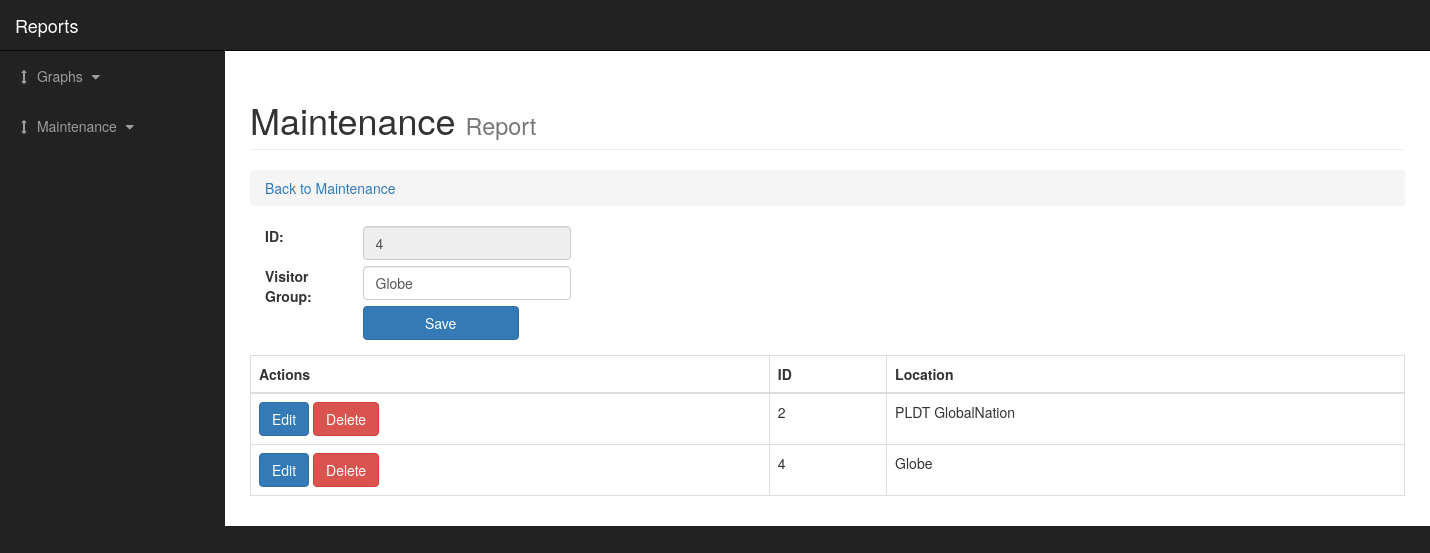
Page /user/maintenance/group_update.php?id=4 on the committed database.
### tables this page shows
CREATE TABLE `tblgroup` (
  `GroupID` int(20) NOT NULL,
  `GroupName` varchar(50) NOT NULL,
  `GroupCTR` int(20) NOT NULL,
  `GroupIsActive` tinyint(1) NOT NULL
);

### user/maintenance/group_update.php (the view, shortened to what this page needs)
<?php
require_once('../../database/config.php');
?>
<!DOCTYPE html>
<html lang="en">
<head>
	<link href="../../css/bootstrap.min.css" rel="stylesheet">
	<link href="../../css/sb-admin.css" rel="stylesheet">
	<link href="../../font-awesome/css/font-awesome.min.css" rel="stylesheet" type="text/css">
</head>
<body>
	<form method="post">
		<div id="wrapper">
			<nav class="navbar navbar-inverse navbar-fixed-top" role="navigation">
				<div class="navbar-header">
					<a class="navbar-brand" href="../index.php">Reports</a>
				</div>
				<div class="collapse navbar-collapse navbar-ex1-collapse">
					<ul class="nav navbar-nav side-nav">
						<li>
							<a href="javascript:;" data-toggle="collapse" data-target="#demo"><i class="fa fa-fw fa-arrows-v"></i> Graphs <i class="fa fa-fw fa-caret-down"></i></a>
						</li>
						<li>
							<a href="javascript:;" data-toggle="collapse" data-target="#main"><i class="fa fa-fw fa-arrows-v"></i> Maintenance <i class="fa fa-fw fa-caret-down"></i></a>
						</li>
					</ul>
				</div>
			</nav>
			<div id="page-wrapper">
				<div class="container-fluid">
					<div class="row">
						<div class="col-lg-12">
							<h1 class="page-header">
								Maintenance
								<small>Report</small>
							</h1>
							<ol class="breadcrumb">
								<li class="active">
									<a href="../index.php"> Back to Maintenance </a>
								</li>
							</ol>
						</div>
					</div>
					<?php
					$id = $_GET['id'];
					if(isset($id)){
						$sql = "SELECT * FROM ict_database.tblgroup WHERE GroupID = '$id'";
						$query = mysqli_query($conn,$sql);
						$data=mysqli_fetch_array($query);
						?>
						<div class="container form-group" >
							<div class="row">
								<div class="col-xs-1">
									<label>ID: &nbsp;</label>
								</div>
								<div class="col-xs-11">
									<input name ="txtGrpID" class="form-control" type="text" style="width:20%" value="<?php echo $data['GroupID']?>"  readonly>
								</div>
								<br><br>
								<div class="col-xs-1">
									<label>Visitor Group: &nbsp;</label>
								</div>
								<div class="col-xs-11">
									<input name="txtNameGrp" class="form-control disabled" type="text" style="width:20%" value="<?php echo $data['GroupName']?>">
								</div><br><br>
								<div class="col-xs-11 offset col-xs-.5">
									<input class="btn btn-primary" style="width:15%!important;" name="btnSubmit" id="btnSubmit" value="Save" type="submit">
								</div>
							</div>
						</div>
						<?php
					}
					else{
						echo "<script>location.href='vgroup.php'</script>";
					}
					?>
					<div class="table-responsive">
						<table class="table table-bordered table-hover">
							<thead>
								<tr>
									<th>Actions</th>
									<th>ID</th>
									<th>Location</th>
								</tr>
							</thead>
							<tbody>
								<?php
								$sql = "SELECT * FROM ict_database.tblgroup WHERE GroupIsActive = 1";
								$query = mysqli_query($conn,$sql);
								while($row=mysqli_fetch_array($query)){
									?>
									<tr>
										<td><a href="group_update.php?id=	<?php echo $row['GroupID']?>" class="btn btn-primary"> Edit</a>
											<a name="btnDelete" onclick="return confirm('Delete Data?')" href="group_delete.php?del= <?php echo $row['GroupID']?>" class="btn btn-danger" >Delete</a>
										</td>
										<td><?php echo $row['GroupID']?></td>
										<td><?php echo $row['GroupName']?></td>
									</tr>
									<?php
								}
								?>
							</tbody>
						</table>
					</div>
				</div>
			</div>
		</div>
	</form>
</body>
</html>

### css/sb-admin.css (style rules this page uses)
body { margin-top: 100px; background-color: #222; }
@media (min-width:768px) { body { margin-top: 50px; } }
#wrapper { padding-left: 0; }
#page-wrapper { width: 100%; padding: 0; background-color: #fff; }
@media (min-width:768px) { #wrapper { padding-left: 225px; } }
@media (min-width:768px) { #page-wrapper { padding: 10px; } }
@media (min-width:768px) { .side-nav { position: fixed; top: 51px; left: 225px; width: 225px; margin-left: -225px; border: none; border-radius: 0; overflow-y: auto; background-color: #222; bottom: 0; overflow-x: hidden; padding-bottom: 40px; } }
@media (min-width:768px) { .side-nav>li>a { width: 225px; } }

### user/maintenance/group_update.php (style rules this page uses)
body { overflow-x:hidden; }

### rows in the picture
tblgroup: txtGrpID "4", txtNameGrp "Globe", GroupID "4", GroupName "Globe"
tblgroup: GroupID "2", GroupName "PLDT GlobalNation"
